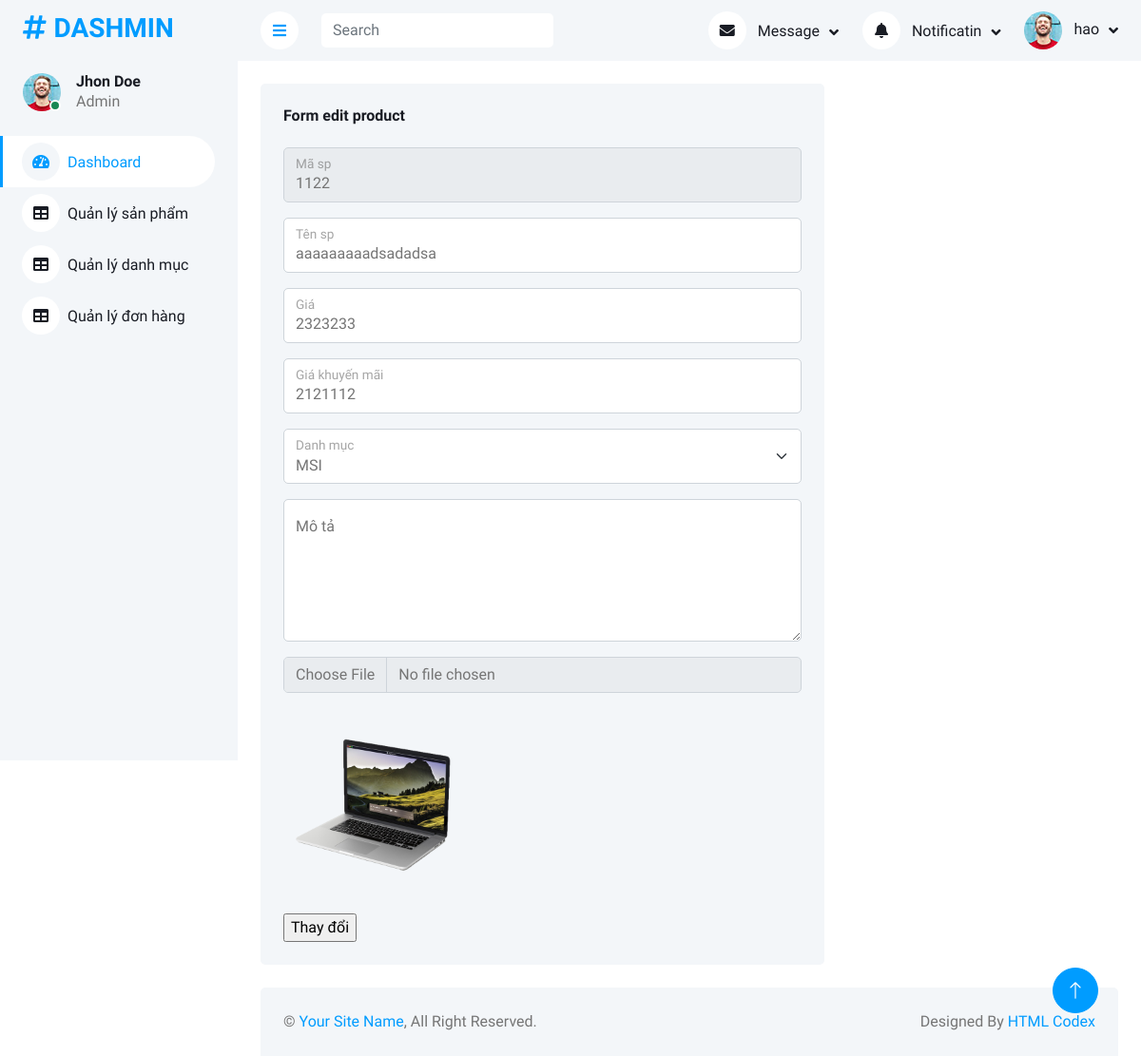
The app's page /website/ControllerProduct/product_edit.php?id=1122 (signed in) with its own data.
### tables this page shows
CREATE TABLE `product` (
  `idproduct` varchar(50) NOT NULL,
  `ten` varchar(225) DEFAULT NULL,
  `mota` text DEFAULT NULL,
  `gia` double DEFAULT NULL,
  `img` varchar(60) DEFAULT NULL,
  `idcat` int(10) NOT NULL,
  `gia_km` double DEFAULT NULL,
  `new` int(11) DEFAULT NULL,
  `bestsell` int(11) DEFAULT NULL
);

### website/model/Product.php (called while the page is built, shortened)
<?php
class Product extends Db
{
    function detail($idproduct)
    {
        $sql = "select * from product where idproduct = ?";
        $param = [$idproduct];
        $data = $this->selectQuery($sql, $param);
        return $data[0];
        return [];
    }
}

### website/model/Db.php (called while the page is built, shortened)
<?php
class Db{
    private $connect = null;
    function __construct()
    {
        $this->connect = new PDO("mysql:host=".HOST.";dbname=".DB,USER,PASSWORD);
    }
    protected function selectQuery($sql,$param=[]){
        $stm = $this->connect->prepare($sql);
        $stm->execute($param);
        $data = $stm->fetchAll(PDO::FETCH_ASSOC);
        return $data;
    }
}

### website/model/Category.php (called while the page is built, shortened)
<?php
class Category extends Db
{
    function getAll()
    {
        $sql = "select * from category";
        return $this->selectQuery($sql);
    }
}

### website/viewAdmin/fproduct_edit.php (the view, shortened to what this page needs)
<!DOCTYPE html>
<html lang="en">
<head>
    <link href="https://cdnjs.cloudflare.com/ajax/libs/font-awesome/5.10.0/css/all.min.css" rel="stylesheet">
    <link href="https://cdn.jsdelivr.net/npm/bootstrap-icons@1.4.1/font/bootstrap-icons.css" rel="stylesheet">
    <link href="/web/website/viewAdmin/lib/owlcarousel/assets/owl.carousel.min.css" rel="stylesheet">
    <link href="/web/website/viewAdmin/lib/tempusdominus/css/tempusdominus-bootstrap-4.min.css" rel="stylesheet" />
    <link href="/web/website/viewAdmin/css/bootstrap.min.css" rel="stylesheet">
    <link href="/web/website/viewAdmin/css/style.css" rel="stylesheet">
</head>
<body>
    <div class="container-xxl position-relative bg-white d-flex p-0">
        <?php
        include 'side3.php';
        ?>
        <div class="content">
            <?php
            include 'nav3.php';
            ?>
            <div class="container-fluid pt-4 px-4">
                <div class="row">
                    <div class="col-md-8">
                        <form action="product_update.php" method='post' enctype="multipart/form-data">
                        <div class="bg-light rounded h-100 p-4">
                            <h6 class="mb-4">Form edit product</h6>
                            <div class="form-floating mb-3">
                                <input type="text" class="form-control" id="floatingInput" name="idproduct" value="<?php echo $detail['idproduct'] ?>" readonly
                                    placeholder="name@example.com">
                                <label for="floatingInput">Mã sp</label>
                            </div>
                            <div class="form-floating mb-3">
                                <input type="text" class="form-control" id="floatingPassword" name="ten" value="<?php echo $detail['ten'] ?>"
                                    placeholder="text">
                                <label for="floatingPassword">Tên sp</label>
                            </div>
                            <div class="form-floating mb-3">
                                <input type="number" class="form-control" id="floatingPassword" name="gia" value="<?php echo $detail['gia'] ?>">
                                <label for="floatingPassword">Giá</label>
                            </div>
                            <div class="form-floating mb-3">
                                <input type="number" class="form-control" id="floatingPassword" name="gia_km" value="<?php echo $detail['gia_km'] ?>">
                                <label for="floatingPassword">Giá khuyến mãi</label>
                            </div>
                            <div class="form-floating mb-3">
                                <select class="form-select" id="floatingSelect" name="idcat"
                                    aria-label="Floating label select example">
                                    <?php foreach($datacat as $item){
                                        $s ='';
                                        if($detail['idcat']==$item['idcat']) $s ='selected';
                                        ?>
                                    <option value="<?php echo $item['idcat'] ?>" <?php echo $s;?>>
                                    <?php echo $item['name'] ?></option>
                                    <?php } ?>
                                </select>
                                <label for="floatingSelect">Danh mục</label>
                            </div>
                            <div class="form-floating">
                                <textarea class="form-control" placeholder="Leave a comment here" name="mota"
                                    id="floatingTextarea" style="height: 150px;"><?php echo $detail['mota'] ?></textarea>
                                <label for="floatingTextarea">Mô tả</label>
                            </div>
                            <div class="mt-3 mb-3">
                                <input class="form-control mb-3" type="file" id="formFile" name="img" >
                                <img src="<?php echo '../images/'. $detail['img']?>" name="img1" style="width: 200px">
                            </div>
                            <input type="submit" value="Thay đổi">
                        </div>
                        </form>
                    </div>
                </div>
            </div>
            <div class="container-fluid pt-4 px-4">
                <div class="bg-light rounded-top p-4">
                    <div class="row">
                        <div class="col-12 col-sm-6 text-center text-sm-start">
                            &copy; <a href="#">Your Site Name</a>, All Right Reserved.
                        </div>
                        <div class="col-12 col-sm-6 text-center text-sm-end">
                            Designed By <a href="https://htmlcodex.com">HTML Codex</a>
                        </div>
                    </div>
                </div>
            </div>
        </div>
        <a href="#" class="btn btn-lg btn-primary btn-lg-square back-to-top"><i class="bi bi-arrow-up"></i></a>
    </div>
</body>
</html>

### website/viewAdmin/css/style.css (style rules this page uses)
:root { --primary: #009CFF; --light: #F3F6F9; --dark: #191C24; }
.back-to-top { position: fixed; display: none; right: 45px; bottom: 45px; z-index: 99; }
.btn { transition: .5s; }
.btn.btn-primary { color: #FFFFFF; }
.btn-lg-square { width: 48px; height: 48px; }
.btn-square, .btn-sm-square, .btn-lg-square { padding: 0; display: inline-flex; align-items: center; justify-content: center; font-weight: normal; border-radius: 50px; }
.content { margin-left: 250px; min-height: 100vh; background: #FFFFFF; transition: 0.5s; }
@media (min-width: 992px) { .content { width: calc(100% - 250px); } }

### records on screen
product: idproduct "1122", ten "aaaaaaaaadsadadsa", gia "2323233", gia_km "2121112", img (picture)

### other values on screen
$_SESSION['admin']['hoten'] "hao"
form field idcat "MSI"
